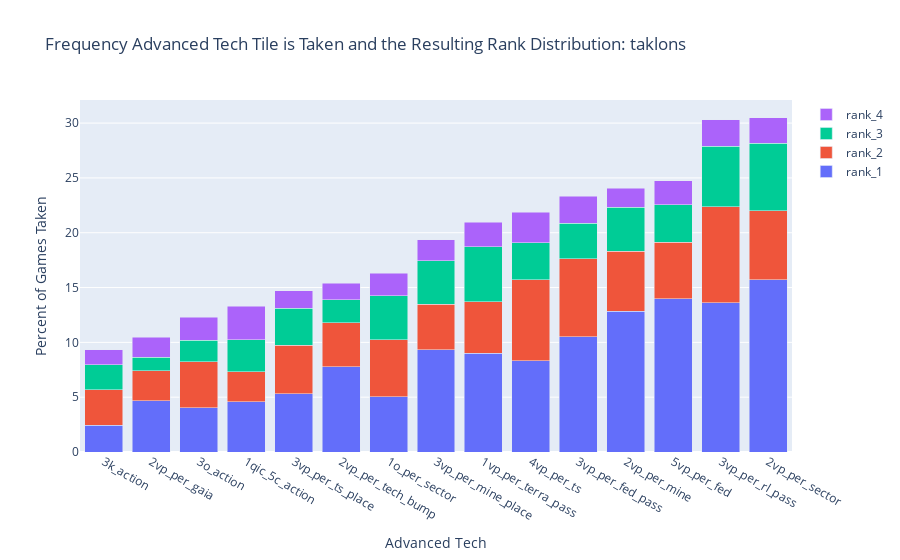
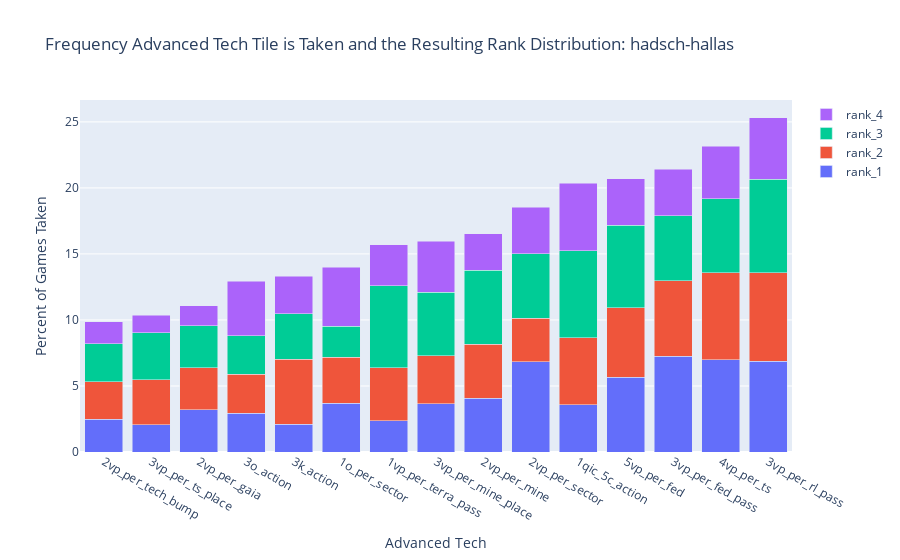
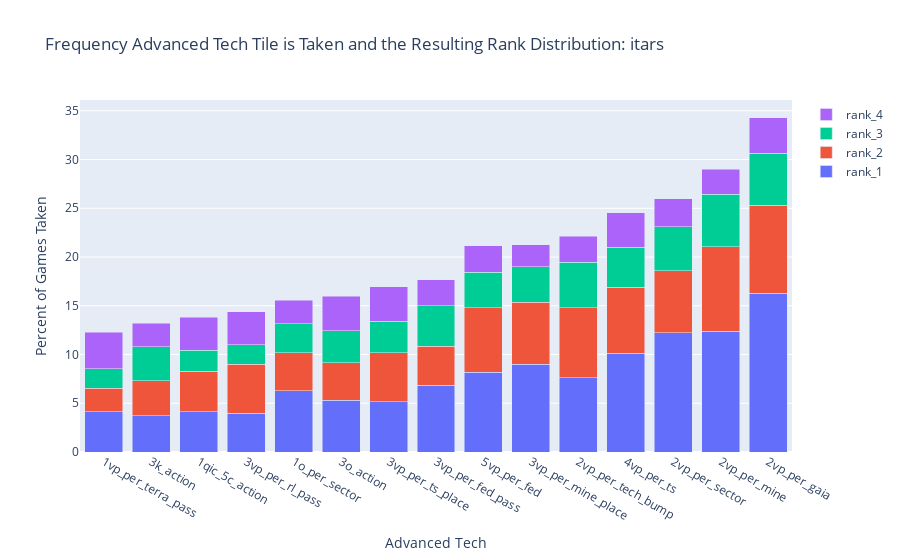
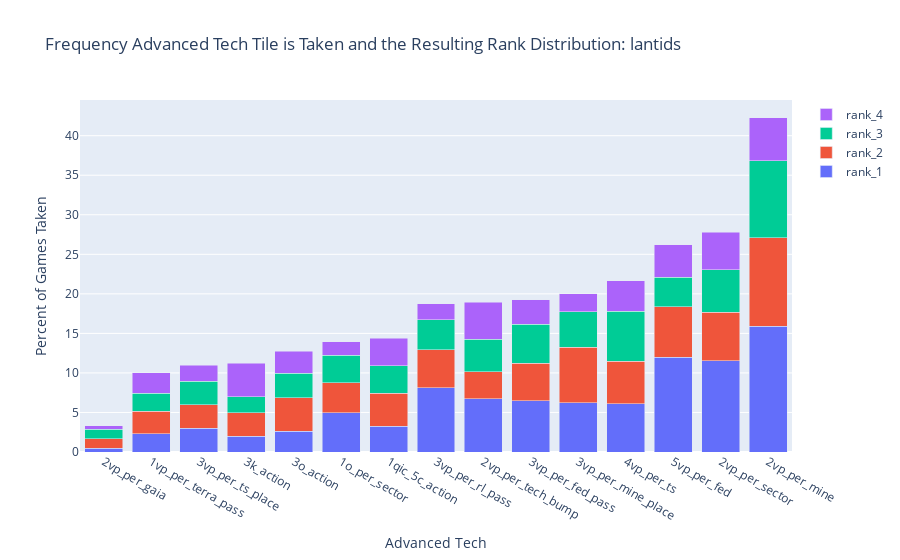

The cell these charts' notebook holds for them, in order:
### Code cell
for faction in factions:
    factions_pos = []
    for pos in range(4):
        dat = dat_4[dat_4['pos_' + str(pos + 1) + '_dropped'] == False]
        factions_pos.append(dat[dat["pos_" + str(pos + 1) +"_faction"] == faction])
    factions_in = pd.concat(factions_pos, ignore_index=True)
    
    
    if len(factions_in) == 0:
        factions_in.head()
        raise ValueError('faction not found: ' + faction)
    
    fig = go.Figure()

    x = []
    for val in adv_techs.values():
        x.append(val)
    

    #get overall percents for printing
    overall = [0] * len(adv_techs.values())
    for i in range(4):
        for j, tech in enumerate(adv_techs.values()):
            df = factions_pos[i]
            
            # get all games where tech is present
            slots_df = []
            tech_slots = [
                "tech_adv-terra", 
                "tech_adv-nav",
                "tech_adv-int",
                "tech_adv-gaia",
                "tech_adv-eco",
                "tech_adv-sci"
                ]
            for slot in tech_slots:
                slots_df.append(factions_in[factions_in[slot] == tech])
            df_avail = pd.concat(slots_df, ignore_index=True)
            
            freq_taken = len(df[df['pos_' + str(i + 1) + '_adv_tech_taken_' + tech] == True]) / len(df_avail)
            overall[j] += freq_taken
    
    for i in range(4):
        y = []
        info = []
        for j, tech in enumerate(adv_techs.values()):
            df = factions_pos[i]
            
            # get all games where tech is present
            slots_df = []
            tech_slots = [
                "tech_adv-terra", 
                "tech_adv-nav",
                "tech_adv-int",
                "tech_adv-gaia",
                "tech_adv-eco",
                "tech_adv-sci"
                ]
            for slot in tech_slots:
                slots_df.append(factions_in[factions_in[slot] == tech])
            df_avail = pd.concat(slots_df, ignore_index=True)
            
            freq_taken = len(df[df['pos_' + str(i + 1) + '_adv_tech_taken_' + tech] == True]) / len(df_avail)
            y.append(round(freq_taken * 100, 3))
            info.append(round(((freq_taken / overall[j]) * 100), 3))
        fig.add_trace(go.Bar(x=x, y=y, name='rank_' + str(i+1),                 
                             hovertemplate =
                                '<br><b>Rank</b>: ' + str(i+1) + 
                                '<br><b>Tech</b>: %{x}' +
                                '<br><b>% Taken if Available</b>: %{y}' +
                                '<br><b>% Rank if Taken</b>: %{text}' +
                             '<br><b>% Rank overall</b>: ' + str(round((len(factions_pos[i]) / len(factions_in)) * 100, 2)) +
                                '<extra></extra>', 
                                text=info, 
                                texttemplate=''))


    title_text = "Frequency Advanced Tech Tile is Taken and the Resulting Rank Distribution: " + faction
    
    fig.update_layout(uniformtext_minsize=100000, uniformtext_mode='hide')
    fig.update_layout(barmode='stack')
    fig.update_xaxes(categoryorder='total ascending')
    fig.update_layout(title_text=title_text, xaxis_title="Advanced Tech",
                  yaxis_title="Percent of Games Taken")
    fig.write_html("./plots/adv_techs_analysis/taken_freq/" + faction + ".html")
    
    fig.show()
    
    """
for faction in factions:
    cmd = "scp -i /home/tim/.ssh/google_compute_engine /home/tim/Documents/gaia/plots/adv_techs_analysis/pos_on_score/" + faction +".html  timothygladyshev@34.123.233.225:/home/timothygladyshev/gaia_stats/4p/adv_techs_analysis/pos_on_score/" + faction + ".html"
    call(cmd.split(" "))
    """

### Figure 1 — Plotly figure (JSON) as saved in the notebook; plotly's stock layout.template omitted (floating-point values rounded to 4 significant figures)
{"data": [{"hovertemplate": "<br><b>Rank</b>: 1<br><b>Tech</b>: %{x}<br><b>% Taken if Available</b>: %{y}<br><b>% Rank if Taken</b>: %{text}<br><b>% Rank overall</b>: 34.84<extra></extra>", "name": "rank_1", "text": ["45.033", "50.485", "34.483", "53.374", "44.949", "30.909", "42.958", "44.928", "38.028", "51.546", "32.927", "56.548", "26.23", "48.092", "36.0"], "texttemplate": "", "type": "bar", "x": ["3vp_per_fed_pass", "2vp_per_tech_bump", "1qic_5c_action", "2vp_per_mine", "3vp_per_rl_pass", "1o_per_sector", "1vp_per_terra_pass", "2vp_per_gaia", "4vp_per_ts", "2vp_per_sector", "3o_action", "5vp_per_fed", "3k_action", "3vp_per_mine_place", "3vp_per_ts_place"], "y": [10.51, 7.761, 4.587, 12.85, 13.63, 5.045, 8.997, 4.697, 8.308, 15.72, 4.042, 13.99, 2.45, 9.32, 5.302]}, {"hovertemplate": "<br><b>Rank</b>: 2<br><b>Tech</b>: %{x}<br><b>% Taken if Available</b>: %{y}<br><b>% Rank if Taken</b>: %{text}<br><b>% Rank overall</b>: 26.22<extra></extra>", "name": "rank_2", "text": ["30.464", "26.214", "20.69", "22.699", "28.788", "31.818", "22.535", "26.087", "33.803", "20.619", "34.146", "20.833", "34.426", "21.374", "30.0"], "texttemplate": "", "type": "bar", "x": ["3vp_per_fed_pass", "2vp_per_tech_bump", "1qic_5c_action", "2vp_per_mine", "3vp_per_rl_pass", "1o_per_sector", "1vp_per_terra_pass", "2vp_per_gaia", "4vp_per_ts", "2vp_per_sector", "3o_action", "5vp_per_fed", "3k_action", "3vp_per_mine_place", "3vp_per_ts_place"], "y": [7.11, 4.03, 2.752, 5.465, 8.729, 5.193, 4.72, 2.727, 7.385, 6.289, 4.192, 5.155, 3.216, 4.142, 4.418]}, {"hovertemplate": "<br><b>Rank</b>: 3<br><b>Tech</b>: %{x}<br><b>% Taken if Available</b>: %{y}<br><b>% Rank if Taken</b>: %{text}<br><b>% Rank overall</b>: 20.92<extra></extra>", "name": "rank_3", "text": ["13.907", "13.592", "21.839", "16.564", "18.182", "24.545", "23.944", "11.594", "15.493", "20.103", "15.854", "13.69", "24.59", "20.611", "23.0"], "texttemplate": "", "type": "bar", "x": ["3vp_per_fed_pass", "2vp_per_tech_bump", "1qic_5c_action", "2vp_per_mine", "3vp_per_rl_pass", "1o_per_sector", "1vp_per_terra_pass", "2vp_per_gaia", "4vp_per_ts", "2vp_per_sector", "3o_action", "5vp_per_fed", "3k_action", "3vp_per_mine_place", "3vp_per_ts_place"], "y": [3.246, 2.09, 2.905, 3.988, 5.513, 4.006, 5.015, 1.212, 3.385, 6.132, 1.946, 3.387, 2.297, 3.994, 3.387]}, {"hovertemplate": "<br><b>Rank</b>: 4<br><b>Tech</b>: %{x}<br><b>% Taken if Available</b>: %{y}<br><b>% Rank if Taken</b>: %{text}<br><b>% Rank overall</b>: 18.02<extra></extra>", "name": "rank_4", "text": ["10.596", "9.709", "22.989", "7.362", "8.081", "12.727", "10.563", "17.391", "12.676", "7.732", "17.073", "8.929", "14.754", "9.924", "11.0"], "texttemplate": "", "type": "bar", "x": ["3vp_per_fed_pass", "2vp_per_tech_bump", "1qic_5c_action", "2vp_per_mine", "3vp_per_rl_pass", "1o_per_sector", "1vp_per_terra_pass", "2vp_per_gaia", "4vp_per_ts", "2vp_per_sector", "3o_action", "5vp_per_fed", "3k_action", "3vp_per_mine_place", "3vp_per_ts_place"], "y": [2.473, 1.493, 3.058, 1.773, 2.45, 2.077, 2.212, 1.818, 2.769, 2.358, 2.096, 2.209, 1.378, 1.923, 1.62]}], "layout": {"barmode": "stack", "title": {"text": "Frequency Advanced Tech Tile is Taken and the Resulting Rank Distribution: taklons"}, "uniformtext": {"minsize": 100000, "mode": "hide"}, "xaxis": {"categoryorder": "total ascending", "title": {"text": "Advanced Tech"}}, "yaxis": {"title": {"text": "Percent of Games Taken"}}}}

### Figure 2 — Plotly figure (JSON) as saved in the notebook; plotly's stock layout.template omitted (floating-point values rounded to 4 significant figures)
{"data": [{"hovertemplate": "<br><b>Rank</b>: 1<br><b>Tech</b>: %{x}<br><b>% Taken if Available</b>: %{y}<br><b>% Rank if Taken</b>: %{text}<br><b>% Rank overall</b>: 19.89<extra></extra>", "name": "rank_1", "text": ["33.945", "25.0", "17.593", "24.719", "27.206", "26.389", "15.116", "28.814", "30.172", "36.842", "22.727", "27.358", "15.714", "22.892", "20.0"], "texttemplate": "", "type": "bar", "x": ["3vp_per_fed_pass", "2vp_per_tech_bump", "1qic_5c_action", "2vp_per_mine", "3vp_per_rl_pass", "1o_per_sector", "1vp_per_terra_pass", "2vp_per_gaia", "4vp_per_ts", "2vp_per_sector", "3o_action", "5vp_per_fed", "3k_action", "3vp_per_mine_place", "3vp_per_ts_place"], "y": [7.269, 2.464, 3.578, 4.089, 6.89, 3.689, 2.372, 3.189, 6.986, 6.823, 2.935, 5.664, 2.091, 3.654, 2.072]}, {"hovertemplate": "<br><b>Rank</b>: 2<br><b>Tech</b>: %{x}<br><b>% Taken if Available</b>: %{y}<br><b>% Rank if Taken</b>: %{text}<br><b>% Rank overall</b>: 25.5<extra></extra>", "name": "rank_2", "text": ["26.606", "29.167", "25.0", "24.719", "26.471", "25.0", "25.581", "28.814", "28.448", "17.895", "22.727", "25.472", "37.143", "22.892", "32.727"], "texttemplate": "", "type": "bar", "x": ["3vp_per_fed_pass", "2vp_per_tech_bump", "1qic_5c_action", "2vp_per_mine", "3vp_per_rl_pass", "1o_per_sector", "1vp_per_terra_pass", "2vp_per_gaia", "4vp_per_ts", "2vp_per_sector", "3o_action", "5vp_per_fed", "3k_action", "3vp_per_mine_place", "3vp_per_ts_place"], "y": [5.697, 2.875, 5.085, 4.089, 6.704, 3.495, 4.015, 3.189, 6.587, 3.314, 2.935, 5.273, 4.943, 3.654, 3.39]}, {"hovertemplate": "<br><b>Rank</b>: 3<br><b>Tech</b>: %{x}<br><b>% Taken if Available</b>: %{y}<br><b>% Rank if Taken</b>: %{text}<br><b>% Rank overall</b>: 28.34<extra></extra>", "name": "rank_3", "text": ["22.936", "29.167", "32.407", "33.708", "27.941", "16.667", "39.535", "28.814", "24.138", "26.316", "22.727", "30.189", "25.714", "30.12", "34.545"], "texttemplate": "", "type": "bar", "x": ["3vp_per_fed_pass", "2vp_per_tech_bump", "1qic_5c_action", "2vp_per_mine", "3vp_per_rl_pass", "1o_per_sector", "1vp_per_terra_pass", "2vp_per_gaia", "4vp_per_ts", "2vp_per_sector", "3o_action", "5vp_per_fed", "3k_action", "3vp_per_mine_place", "3vp_per_ts_place"], "y": [4.912, 2.875, 6.591, 5.576, 7.076, 2.33, 6.204, 3.189, 5.589, 4.873, 2.935, 6.25, 3.422, 4.808, 3.578]}, {"hovertemplate": "<br><b>Rank</b>: 4<br><b>Tech</b>: %{x}<br><b>% Taken if Available</b>: %{y}<br><b>% Rank if Taken</b>: %{text}<br><b>% Rank overall</b>: 26.27<extra></extra>", "name": "rank_4", "text": ["16.514", "16.667", "25.0", "16.854", "18.382", "31.944", "19.767", "13.559", "17.241", "18.947", "31.818", "16.981", "21.429", "24.096", "12.727"], "texttemplate": "", "type": "bar", "x": ["3vp_per_fed_pass", "2vp_per_tech_bump", "1qic_5c_action", "2vp_per_mine", "3vp_per_rl_pass", "1o_per_sector", "1vp_per_terra_pass", "2vp_per_gaia", "4vp_per_ts", "2vp_per_sector", "3o_action", "5vp_per_fed", "3k_action", "3vp_per_mine_place", "3vp_per_ts_place"], "y": [3.536, 1.643, 5.085, 2.788, 4.655, 4.466, 3.102, 1.501, 3.992, 3.509, 4.11, 3.516, 2.852, 3.846, 1.318]}], "layout": {"barmode": "stack", "title": {"text": "Frequency Advanced Tech Tile is Taken and the Resulting Rank Distribution: hadsch-hallas"}, "uniformtext": {"minsize": 100000, "mode": "hide"}, "xaxis": {"categoryorder": "total ascending", "title": {"text": "Advanced Tech"}}, "yaxis": {"title": {"text": "Percent of Games Taken"}}}}

### Figure 3 — Plotly figure (JSON) as saved in the notebook; plotly's stock layout.template omitted (floating-point values rounded to 4 significant figures)
{"data": [{"hovertemplate": "<br><b>Rank</b>: 1<br><b>Tech</b>: %{x}<br><b>% Taken if Available</b>: %{y}<br><b>% Rank if Taken</b>: %{text}<br><b>% Rank overall</b>: 31.34<extra></extra>", "name": "rank_1", "text": ["38.655", "34.507", "30.0", "42.784", "27.66", "40.385", "33.721", "47.458", "41.379", "47.093", "33.333", "38.571", "28.261", "42.361", "30.435"], "texttemplate": "", "type": "bar", "x": ["3vp_per_fed_pass", "2vp_per_tech_bump", "1qic_5c_action", "2vp_per_mine", "3vp_per_rl_pass", "1o_per_sector", "1vp_per_terra_pass", "2vp_per_gaia", "4vp_per_ts", "2vp_per_sector", "3o_action", "5vp_per_fed", "3k_action", "3vp_per_mine_place", "3vp_per_ts_place"], "y": [6.825, 7.632, 4.141, 12.41, 3.976, 6.278, 4.137, 16.28, 10.15, 12.24, 5.325, 8.157, 3.736, 8.997, 5.162]}, {"hovertemplate": "<br><b>Rank</b>: 2<br><b>Tech</b>: %{x}<br><b>% Taken if Available</b>: %{y}<br><b>% Rank if Taken</b>: %{text}<br><b>% Rank overall</b>: 26.11<extra></extra>", "name": "rank_2", "text": ["22.689", "32.394", "30.0", "29.897", "35.106", "25.0", "19.767", "26.271", "27.586", "24.419", "24.074", "31.429", "27.174", "29.861", "29.565"], "texttemplate": "", "type": "bar", "x": ["3vp_per_fed_pass", "2vp_per_tech_bump", "1qic_5c_action", "2vp_per_mine", "3vp_per_rl_pass", "1o_per_sector", "1vp_per_terra_pass", "2vp_per_gaia", "4vp_per_ts", "2vp_per_sector", "3o_action", "5vp_per_fed", "3k_action", "3vp_per_mine_place", "3vp_per_ts_place"], "y": [4.006, 7.165, 4.141, 8.67, 5.046, 3.886, 2.425, 9.012, 6.77, 6.344, 3.846, 6.647, 3.592, 6.342, 5.015]}, {"hovertemplate": "<br><b>Rank</b>: 3<br><b>Tech</b>: %{x}<br><b>% Taken if Available</b>: %{y}<br><b>% Rank if Taken</b>: %{text}<br><b>% Rank overall</b>: 20.83<extra></extra>", "name": "rank_3", "text": ["23.529", "21.127", "15.556", "18.557", "13.83", "19.231", "16.279", "15.678", "16.667", "17.442", "20.37", "17.143", "26.087", "17.361", "19.13"], "texttemplate": "", "type": "bar", "x": ["3vp_per_fed_pass", "2vp_per_tech_bump", "1qic_5c_action", "2vp_per_mine", "3vp_per_rl_pass", "1o_per_sector", "1vp_per_terra_pass", "2vp_per_gaia", "4vp_per_ts", "2vp_per_sector", "3o_action", "5vp_per_fed", "3k_action", "3vp_per_mine_place", "3vp_per_ts_place"], "y": [4.154, 4.673, 2.147, 5.381, 1.988, 2.99, 1.997, 5.378, 4.09, 4.532, 3.254, 3.625, 3.448, 3.687, 3.245]}, {"hovertemplate": "<br><b>Rank</b>: 4<br><b>Tech</b>: %{x}<br><b>% Taken if Available</b>: %{y}<br><b>% Rank if Taken</b>: %{text}<br><b>% Rank overall</b>: 21.72<extra></extra>", "name": "rank_4", "text": ["15.126", "11.972", "24.444", "8.763", "23.404", "15.385", "30.233", "10.593", "14.368", "11.047", "22.222", "12.857", "18.478", "10.417", "20.87"], "texttemplate": "", "type": "bar", "x": ["3vp_per_fed_pass", "2vp_per_tech_bump", "1qic_5c_action", "2vp_per_mine", "3vp_per_rl_pass", "1o_per_sector", "1vp_per_terra_pass", "2vp_per_gaia", "4vp_per_ts", "2vp_per_sector", "3o_action", "5vp_per_fed", "3k_action", "3vp_per_mine_place", "3vp_per_ts_place"], "y": [2.671, 2.648, 3.374, 2.541, 3.364, 2.392, 3.709, 3.634, 3.526, 2.87, 3.55, 2.719, 2.443, 2.212, 3.54]}], "layout": {"barmode": "stack", "title": {"text": "Frequency Advanced Tech Tile is Taken and the Resulting Rank Distribution: itars"}, "uniformtext": {"minsize": 100000, "mode": "hide"}, "xaxis": {"categoryorder": "total ascending", "title": {"text": "Advanced Tech"}}, "yaxis": {"title": {"text": "Percent of Games Taken"}}}}

### Figure 4 — Plotly figure (JSON) as saved in the notebook; plotly's stock layout.template omitted (floating-point values rounded to 4 significant figures)
{"data": [{"hovertemplate": "<br><b>Rank</b>: 1<br><b>Tech</b>: %{x}<br><b>% Taken if Available</b>: %{y}<br><b>% Rank if Taken</b>: %{text}<br><b>% Rank overall</b>: 24.25<extra></extra>", "name": "rank_1", "text": ["33.784", "35.616", "22.414", "37.647", "43.243", "35.593", "23.077", "14.286", "28.235", "41.414", "20.37", "45.614", "17.778", "31.25", "27.273"], "texttemplate": "", "type": "bar", "x": ["3vp_per_fed_pass", "2vp_per_tech_bump", "1qic_5c_action", "2vp_per_mine", "3vp_per_rl_pass", "1o_per_sector", "1vp_per_terra_pass", "2vp_per_gaia", "4vp_per_ts", "2vp_per_sector", "3o_action", "5vp_per_fed", "3k_action", "3vp_per_mine_place", "3vp_per_ts_place"], "y": [6.51, 6.753, 3.226, 15.92, 8.101, 4.953, 2.314, 0.477, 6.107, 11.52, 2.6, 11.95, 1.99, 6.25, 2.985]}, {"hovertemplate": "<br><b>Rank</b>: 2<br><b>Tech</b>: %{x}<br><b>% Taken if Available</b>: %{y}<br><b>% Rank if Taken</b>: %{text}<br><b>% Rank overall</b>: 24.25<extra></extra>", "name": "rank_2", "text": ["24.324", "17.808", "29.31", "26.471", "25.676", "27.119", "28.205", "35.714", "24.706", "22.222", "33.333", "24.561", "26.667", "35.0", "27.273"], "texttemplate": "", "type": "bar", "x": ["3vp_per_fed_pass", "2vp_per_tech_bump", "1qic_5c_action", "2vp_per_mine", "3vp_per_rl_pass", "1o_per_sector", "1vp_per_terra_pass", "2vp_per_gaia", "4vp_per_ts", "2vp_per_sector", "3o_action", "5vp_per_fed", "3k_action", "3vp_per_mine_place", "3vp_per_ts_place"], "y": [4.688, 3.377, 4.218, 11.19, 4.81, 3.774, 2.828, 1.193, 5.344, 6.18, 4.255, 6.437, 2.985, 7, 2.985]}, {"hovertemplate": "<br><b>Rank</b>: 3<br><b>Tech</b>: %{x}<br><b>% Taken if Available</b>: %{y}<br><b>% Rank if Taken</b>: %{text}<br><b>% Rank overall</b>: 25.85<extra></extra>", "name": "rank_3", "text": ["25.676", "21.918", "24.138", "22.941", "20.27", "25.424", "23.077", "35.714", "29.412", "19.192", "24.074", "14.035", "17.778", "22.5", "27.273"], "texttemplate": "", "type": "bar", "x": ["3vp_per_fed_pass", "2vp_per_tech_bump", "1qic_5c_action", "2vp_per_mine", "3vp_per_rl_pass", "1o_per_sector", "1vp_per_terra_pass", "2vp_per_gaia", "4vp_per_ts", "2vp_per_sector", "3o_action", "5vp_per_fed", "3k_action", "3vp_per_mine_place", "3vp_per_ts_place"], "y": [4.948, 4.156, 3.474, 9.701, 3.797, 3.538, 2.314, 1.193, 6.361, 5.337, 3.073, 3.678, 1.99, 4.5, 2.985]}, {"hovertemplate": "<br><b>Rank</b>: 4<br><b>Tech</b>: %{x}<br><b>% Taken if Available</b>: %{y}<br><b>% Rank if Taken</b>: %{text}<br><b>% Rank overall</b>: 25.65<extra></extra>", "name": "rank_4", "text": ["16.216", "24.658", "24.138", "12.941", "10.811", "11.864", "25.641", "14.286", "17.647", "17.172", "22.222", "15.789", "37.778", "11.25", "18.182"], "texttemplate": "", "type": "bar", "x": ["3vp_per_fed_pass", "2vp_per_tech_bump", "1qic_5c_action", "2vp_per_mine", "3vp_per_rl_pass", "1o_per_sector", "1vp_per_terra_pass", "2vp_per_gaia", "4vp_per_ts", "2vp_per_sector", "3o_action", "5vp_per_fed", "3k_action", "3vp_per_mine_place", "3vp_per_ts_place"], "y": [3.125, 4.675, 3.474, 5.473, 2.025, 1.651, 2.571, 0.477, 3.817, 4.775, 2.837, 4.138, 4.229, 2.25, 1.99]}], "layout": {"barmode": "stack", "title": {"text": "Frequency Advanced Tech Tile is Taken and the Resulting Rank Distribution: lantids"}, "uniformtext": {"minsize": 100000, "mode": "hide"}, "xaxis": {"categoryorder": "total ascending", "title": {"text": "Advanced Tech"}}, "yaxis": {"title": {"text": "Percent of Games Taken"}}}}
